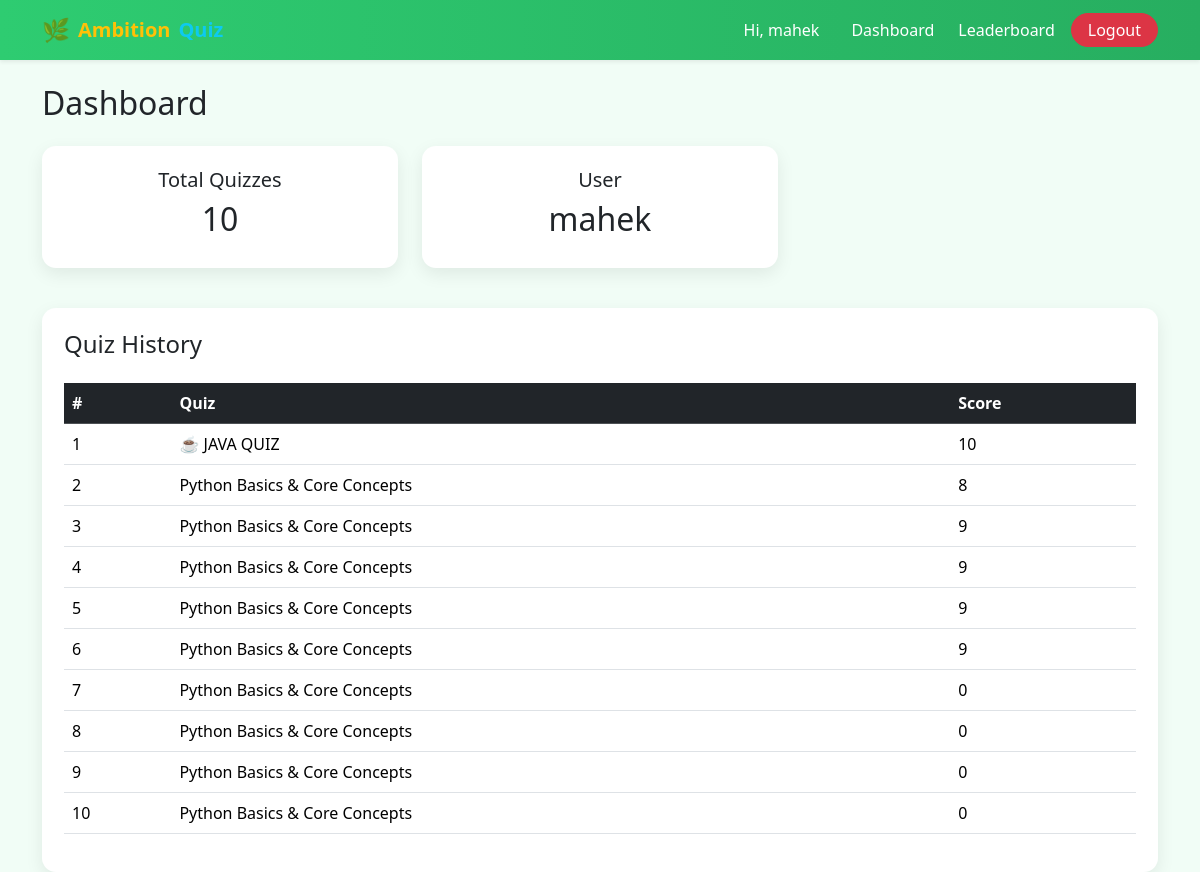
The page /dashboard/ (signed in) on the database its author committed.
### quiz/models.py (models this page shows, shortened)
class Result(models.Model):
    user = models.ForeignKey(User, on_delete=models.CASCADE)
    quiz = models.ForeignKey(Quiz, on_delete=models.CASCADE)
    score = models.IntegerField()

class Quiz(models.Model):
    title = models.CharField(max_length=100)

### quiz/views.py (the view)
# urls.py: path('dashboard/', views.dashboard, name='dashboard'),
@login_required
def dashboard(request):
    results = Result.objects.filter(user=request.user).order_by('-id')
    total_quizzes = results.count()
    return render(request, 'quiz/dashboard.html', {
        'results': results,
        'total_quizzes': total_quizzes
    })

### quiz/templates/quiz/dashboard.html (shortened to what this page needs)
{% extends 'quiz/base.html' %}
{% block content %}
<h2 class="mb-4">Dashboard</h2>
<div class="row mb-4">
  <div class="col-md-4 col-sm-12 mb-3">
    <div class="dashboard-box text-center">
      <h5>Total Quizzes</h5>
      <h2>{{ total_quizzes }}</h2>
    </div>
  </div>
  <div class="col-md-4 col-sm-12 mb-3">
    <div class="dashboard-box text-center">
      <h5>User</h5>
      <h2>{{ user.username }}</h2>
    </div>
  </div>
</div>
<div class="dashboard-box">
  <h4>Quiz History</h4>
  {% if results %}
  <div class="table-responsive">
    <table class="table table-hover mt-3">
      <thead class="table-dark">
        <tr>
          <th>#</th>
          <th>Quiz</th>
          <th>Score</th>
        </tr>
      </thead>
      <tbody>
        {% for result in results %}
        <tr>
          <td>{{ forloop.counter }}</td>
          <td>{{ result.quiz.title }}</td>
          <td>{{ result.score }}</td>
        </tr>
        {% endfor %}
      </tbody>
    </table>
  </div>
  {% else %}
    <p>No quiz attempts yet.</p>
  {% endif %}
</div>
{% endblock %}

### quiz/templates/quiz/base.html (shortened to what this page needs)
<!DOCTYPE html>
<html lang="en">
<head>
    <link href="https://cdn.jsdelivr.net/npm/bootstrap@5.3.2/dist/css/bootstrap.min.css" rel="stylesheet">
    {% load static %}
    <link rel="stylesheet" href="{% static 'quiz/style.css' %}">
</head>
<body>
<nav class="navbar navbar-expand-lg navbar-dark shadow-sm"
     style="background: linear-gradient(90deg, #2ecc71, #27ae60);">
  <div class="container">
    <a class="navbar-brand d-flex align-items-center gap-2 fw-bold" href="/">
      <span style="font-size: 1.4rem;">🌿</span>
      <span class="text-warning">Ambition</span>
      <span class="text-info">Quiz</span>
    </a>
    <div class="collapse navbar-collapse" id="navbarNav">
      <ul class="navbar-nav ms-auto align-items-center">
        {% if user.is_authenticated %}
          <li class="nav-item me-2">
            <span class="nav-link text-light">
              Hi, {{ user.username }}
            </span>
          </li>
          <li class="nav-item">
            <a class="nav-link text-light" href="{% url 'dashboard' %}">
              Dashboard
            </a>
          </li>
          <li class="nav-item">
            <a class="nav-link text-light" href="{% url 'leaderboard' %}">
              Leaderboard
            </a>
          </li>
          <li class="nav-item ms-2">
            <a class="btn btn-danger px-3 py-1 rounded-pill"
               href="{% url 'logout' %}">
              Logout
            </a>
          </li>
        {% endif %}
      </ul>
    </div>
  </div>
</nav>
<div class="container mt-4">
    {% block content %}
    {% endblock %}
</div>
</body>
</html>

### quiz/static/quiz/style.css (style rules this page uses)
body { background-color: #f1fdf6; color: #212529; font-family: "Segoe UI", Roboto, Arial, sans-serif; }
.navbar { background: linear-gradient(90deg, #30ed95, #286e59); }
.navbar .nav-link { color: #ffffff !important; font-weight: 500; margin-left: 8px; }
.btn { border-radius: 10px; font-weight: 500; }
.dashboard-box { background: white; border-radius: 14px; padding: 22px; box-shadow: 0 6px 18px rgba(0,0,0,0.08); }
.table { background-color: white; }
.table thead { background-color: #198754; color: white; }
a { color: #198754; text-decoration: none; }

### rows shown on the page
Result: quiz "☕ JAVA QUIZ", score "10"
Result: quiz "Python Basics & Core Concepts", score "8"
Result: quiz "Python Basics & Core Concepts", score "9"
Result: quiz "Python Basics & Core Concepts", score "9"
Result: quiz "Python Basics & Core Concepts", score "9"
Result: quiz "Python Basics & Core Concepts", score "9"
Result: quiz "Python Basics & Core Concepts", score "0"
Result: quiz "Python Basics & Core Concepts", score "0"
Result: quiz "Python Basics & Core Concepts", score "0"
Result: quiz "Python Basics & Core Concepts", score "0"

### other values the page prints
{{ user.username }} "mahek"
{{ total_quizzes }} "10"
